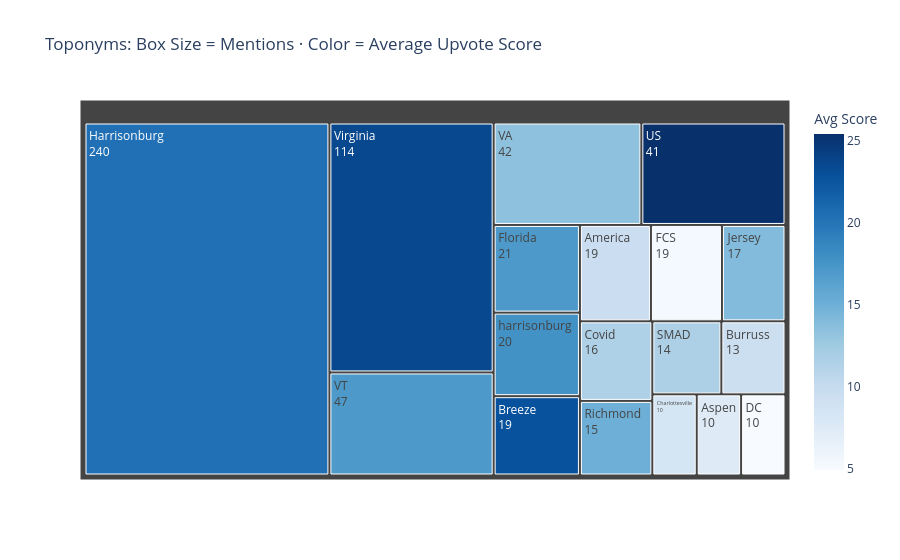

The notebook cell saved with this chart:
### Markdown cell above
> 📊 **Output:** The table shows toponyms ranked by engagement. `Count` is the number of times a place was mentioned; `Avg_Score` is the mean upvote score of posts that mentioned it. Places at the top were both frequently mentioned and generated high engagement.

### Code cell
# Take the top 30 by engagement for plotting
top30_engagement = toponym_engagement.head(30)

# Treemap: each box is one place name
#   Box SIZE  → Count        (bigger box = mentioned more often)
#   Box COLOR → Avg_Score    (darker blue = higher average upvote score)
fig = px.treemap(
    top30_engagement,
    path=['Toponym'],
    values='Count',
    color='Avg_Score',
    title='Toponyms: Box Size = Mentions · Color = Average Upvote Score',
    labels={'Avg_Score': 'Avg Score', 'Count': 'Mentions'},
    color_continuous_scale='Blues',
)

fig.update_traces(textinfo='label+value')
fig.show()

### Figure 1 — Plotly figure (JSON) as saved in the notebook; plotly's stock layout.template omitted (floating-point values rounded to 4 significant figures)
{"data": [{"branchvalues": "total", "customdata": [[25.39], [23.51], [22.79], [20.32], [17.7], [17.1], [17.02], [15.07], [14.0], [13.4], [11.64], [11.56], [9.526], [9.385], [8.5], [7.5], [5.263], [4.9]], "domain": {"x": [0, 1], "y": [0, 1]}, "hovertemplate": "labels=%{label}<br>Mentions=%{value}<br>parent=%{parent}<br>id=%{id}<br>Avg Score=%{color}<extra></extra>", "ids": ["US", "Virginia", "Breeze", "Harrisonburg", "harrisonburg", "Florida", "VT", "Richmond", "Jersey", "VA", "SMAD", "Covid", "America", "Burruss", "Charlottesville", "Aspen", "FCS", "DC"], "labels": ["US", "Virginia", "Breeze", "Harrisonburg", "harrisonburg", "Florida", "VT", "Richmond", "Jersey", "VA", "SMAD", "Covid", "America", "Burruss", "Charlottesville", "Aspen", "FCS", "DC"], "marker": {"coloraxis": "coloraxis", "colors": [25.39, 23.51, 22.79, 20.32, 17.7, 17.1, 17.02, 15.07, 14.0, 13.4, 11.64, 11.56, 9.526, 9.385, 8.5, 7.5, 5.263, 4.9]}, "name": "", "parents": ["", "", "", "", "", "", "", "", "", "", "", "", "", "", "", "", "", ""], "textinfo": "label+value", "type": "treemap", "values": [41.0, 114.0, 19.0, 240.0, 20.0, 21.0, 47.0, 15.0, 17.0, 42.0, 14.0, 16.0, 19.0, 13.0, 10.0, 10.0, 19.0, 10.0]}], "layout": {"coloraxis": {"colorbar": {"title": {"text": "Avg Score"}}, "colorscale": [[0, "rgb(247,251,255)"], [0.125, "rgb(222,235,247)"], [0.25, "rgb(198,219,239)"], [0.375, "rgb(158,202,225)"], [0.5, "rgb(107,174,214)"], [0.625, "rgb(66,146,198)"], [0.75, "rgb(33,113,181)"], [0.875, "rgb(8,81,156)"], [1, "rgb(8,48,107)"]]}, "legend": {"tracegroupgap": 0}, "title": {"text": "Toponyms: Box Size = Mentions · Color = Average Upvote Score"}}}
